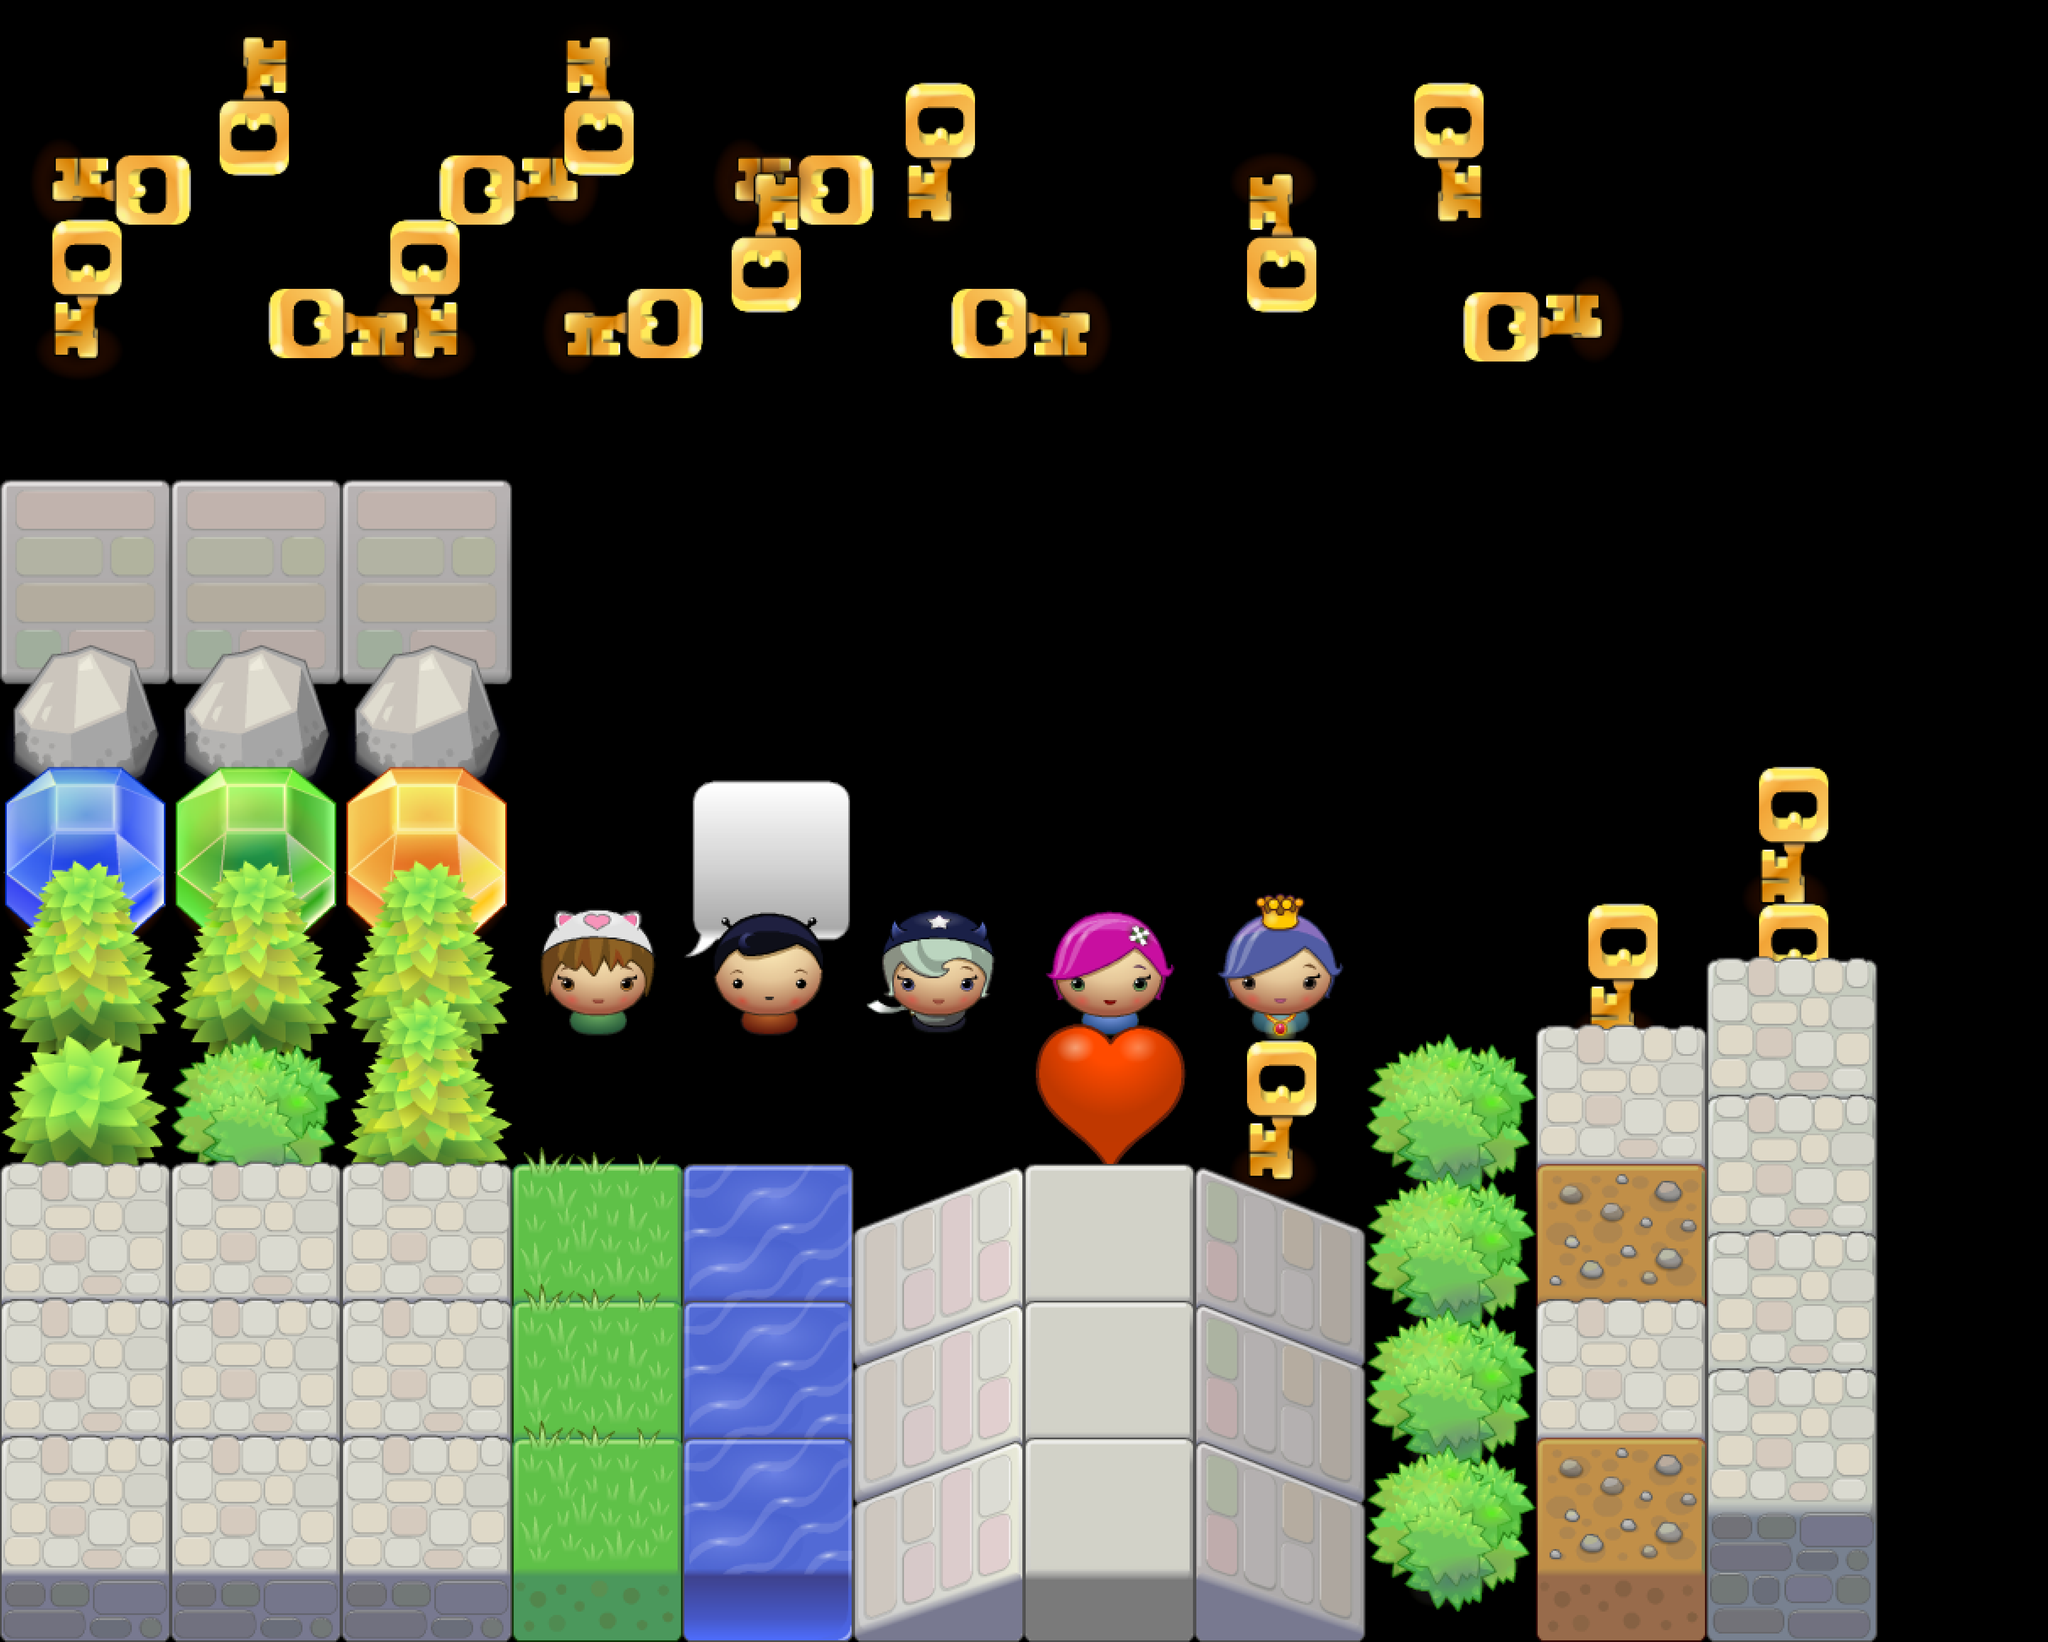

The image is a tile-based game level rendered from a .tmx file. Its description and source (layers, tilesets, objects; grid data summarised) follow:
An orthogonal 12x12 tile map with 404x324 px tiles, 1 tile layer (Layer 0).

<map version="1.0" orientation="orthogonal" width="12" height="12" tilewidth="404" tileheight="324">
 <tileset firstgid="1" source="orthogonal-test1.tsx" />
 <layer name="Layer 0" width="12" height="12">
  <data>[144 cells, 77 non-empty, 24 distinct tile ids]</data>
 </layer>
</map>
